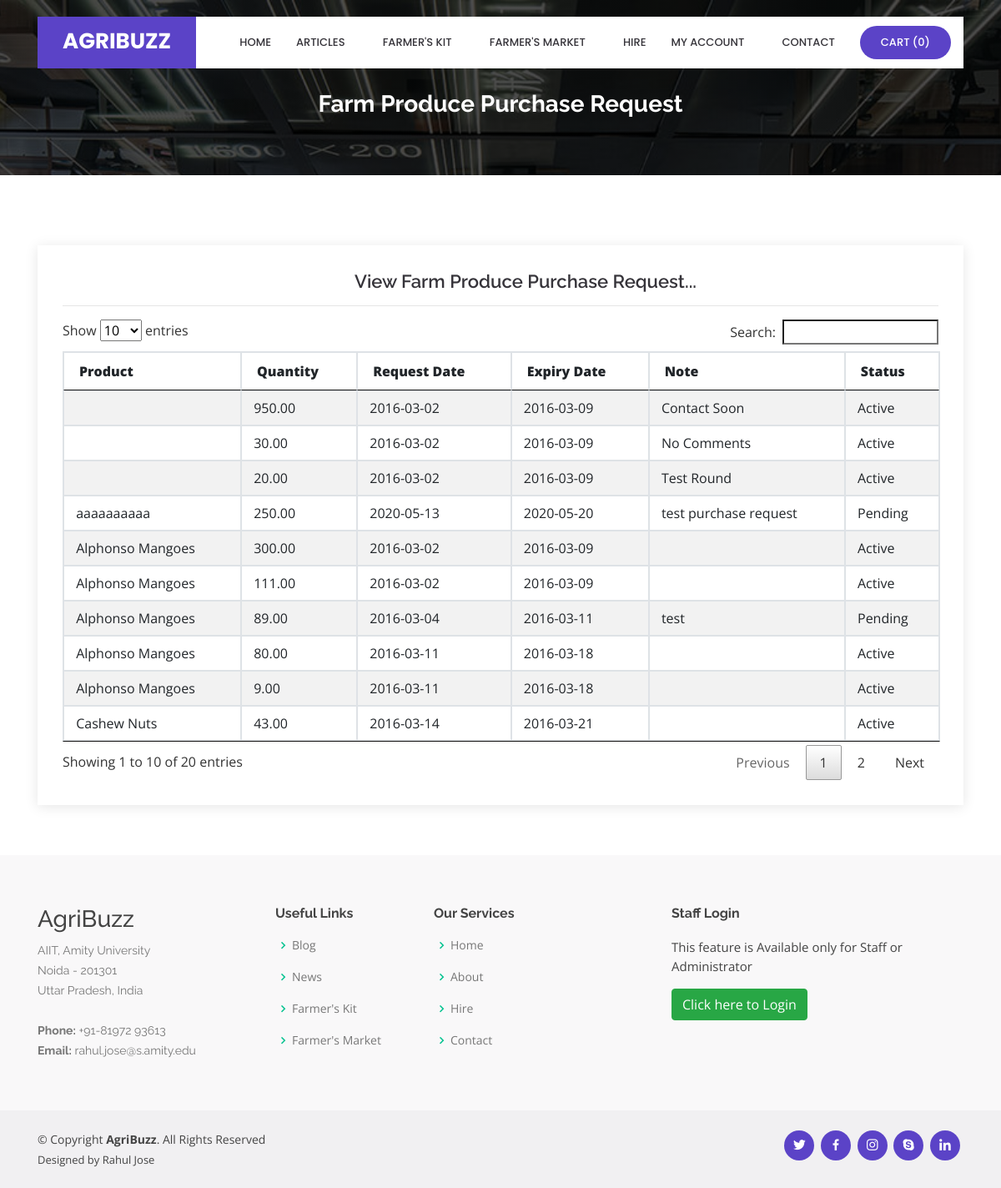
Screenshot of /viewadminpurchaserequest.php with the database file from the repository.
### tables this page shows
CREATE TABLE `purchase_request` (
  `purchase_request_id` int(10) NOT NULL,
  `customer_id` int(10) NOT NULL,
  `product_id` int(10) NOT NULL,
  `quantity` float(10,2) NOT NULL,
  `request_date` date NOT NULL,
  `request_date_expire` date NOT NULL,
  `note` text NOT NULL,
  `status` varchar(10) NOT NULL
);

CREATE TABLE `product` (
  `product_id` int(10) NOT NULL,
  `seller_id` int(10) NOT NULL,
  `category_id` int(10) NOT NULL,
  `produce_id` int(10) NOT NULL,
  `variety_id` int(10) NOT NULL,
  `title` varchar(100) NOT NULL,
  `img_1` varchar(100) NOT NULL,
  `img_2` varchar(100) NOT NULL,
  `img_3` varchar(100) NOT NULL,
  `img_4` varchar(100) NOT NULL,
  `img_5` varchar(100) NOT NULL,
  `quantity` float(10,2) NOT NULL,
  `quantity_type` varchar(25) NOT NULL,
  `description` text NOT NULL,
  `uploaded_date` date NOT NULL,
  `status` varchar(10) NOT NULL
);

### viewadminpurchaserequest.php (the view, shortened to what this page needs)
<?php
include("header.php");
include("dbconnection.php");
?>
  <main id="main">
    <section id="cta" class="cta">
      <div class="container">
        <div class="text-center" data-aos="zoom-in">
		<br><br>
          <h3>Farm Produce Purchase Request</h3>
        </div>
      </div>
    </section>
    <section id="contact" class="contact">
      <div class="container">
        <div class="row">
          <div class="col-lg-12" data-aos="fade-up" data-aos-delay="100">
            <div class="info mt-4 ">
		<center><h4>View Farm Produce Purchase Request...</h4></center><hr>
<?php
 $sql = "SELECT * FROM purchase_request";
							  $qsql = mysqli_query($con,$sql);
							  if(mysqli_num_rows($qsql)  == 0)
									{
										echo "<center>There is no Purchase Request to display!!</center>";
									}
									else
									{
										?>
							<table ID="datatable" class="table table-striped table-bordered"  style="width:100%">
								<THEAD>
							  <tr>
						      <th><strong>Product</strong></th>
						      <th><strong>Quantity</strong></th>
						      <th><strong>Request Date</strong></th>
						      <th><strong>Expiry Date</strong></th>
						      <th><strong>Note</strong></th>
						      <th><strong>Status</strong></th>
						      </tr>
								</THEAD>
								<TBODY>
                              <?php
							  $sql = "SELECT * FROM purchase_request";
							  $qsql = mysqli_query($con,$sql);
							  while($rs = mysqli_fetch_array($qsql))
							  {
								  $sql1 = "SELECT * FROM product WHERE product_id='$rs[product_id]'";
								  $qsql1 = mysqli_query($con,$sql1);
								  $rs1 = mysqli_fetch_array($qsql1);
							  echo "
						    <tr>
						      <td>&nbsp;$rs1[title]</td>
						      <td>&nbsp;$rs[quantity]</td>
						      <td>&nbsp;$rs[request_date]</td>
						      <td>&nbsp;$rs[request_date_expire]</td>
						      <td>&nbsp;$rs[note]</td>
						      <td>&nbsp;$rs[status]</td>
							 </tr>";
							  }
							  ?>
								</TBODY>
						  </table>
						<?php
						 }
						?>
            </div>
		  </div>
        </div>
      </div>
    </section>
  </main>
<?php
include("footer.php");
?>

### assets/css/style.css (style rules this page uses)
body { font-family: "Open Sans", sans-serif; color: #444444; }
h1, h2, h3, h4, h5, h6 { font-family: "Raleway", sans-serif; }
section { padding: 60px 0; overflow: hidden; }
.cta { background: linear-gradient(rgba(2, 2, 2, 0.7), rgba(0, 0, 0, 0.7)), url("../img/cta-bg.jpg") fixed center center; background-size: cover; padding: 60px 0; }
.cta h3 { color: #fff; font-size: 28px; font-weight: 700; }
.contact .info { padding: 30px; width: 100%; background: #fff; box-shadow: 0px 2px 15px rgba(0, 0, 0, 0.1); }
.contact .info h4 { padding: 0 0 0 60px; font-size: 22px; font-weight: 600; margin-bottom: 5px; color: #36343a; }

### rows the page displays
purchase_request: product.title "Alphonso Mangoes", quantity "300.00", request_date "2016-03-02", request_date_expire "2016-03-09", status "Active"
purchase_request: quantity "950.00", request_date "2016-03-02", request_date_expire "2016-03-09", note "Contact Soon", status "Active"
purchase_request: quantity "30.00", request_date "2016-03-02", request_date_expire "2016-03-09", note "No Comments", status "Active"
purchase_request: quantity "20.00", request_date "2016-03-02", request_date_expire "2016-03-09", note "Test Round", status "Active"
purchase_request: product.title "Alphonso Mangoes", quantity "111.00", request_date "2016-03-02", request_date_expire "2016-03-09", status "Active"
purchase_request: product.title "Alphonso Mangoes", quantity "89.00", request_date "2016-03-04", request_date_expire "2016-03-11", note "test", status "Pending"
purchase_request: product.title "Alphonso Mangoes", quantity "80.00", request_date "2016-03-11", request_date_expire "2016-03-18", status "Active"
purchase_request: product.title "Alphonso Mangoes", quantity "9.00", request_date "2016-03-11", request_date_expire "2016-03-18", status "Active"
purchase_request: product.title "Cashew Nuts", quantity "43.00", request_date "2016-03-14", request_date_expire "2016-03-21", status "Active"
purchase_request: product.title "aaaaaaaaaa", quantity "250.00", request_date "2020-05-13", request_date_expire "2020-05-20", note "test purchase request", status "Pending"

### other values shown
mysqli_num_rows($qsqlproduct_purchase_record) "0"
